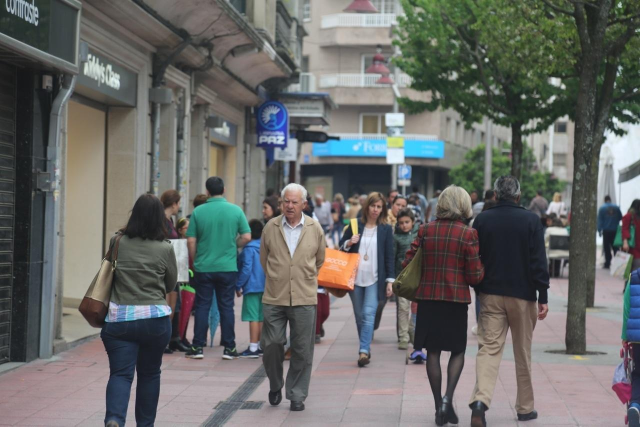
#> input picture prueba.jpg, 1280 x 853 px (shown at 1/2 size)
$ python prueba5.py
#> lines starting #> are read from the running program, lines starting #| are printed output that depends on the picture; after the words box and inside, x2 and y2 are one past the last pixel; in counts of white or black regions, pixels touching at a corner belong together
from __future__ import print_function
from imutils.object_detection import non_max_suppression
import numpy as np
import cv2
import imutils

image = cv2.imread("prueba.jpg")
#> image is the input picture: shape (853, 1280, 3); mean B, G, R 103.4, 105.5, 104.2
#resize image -scale
scale = 1.0
w = int(image.shape[1] / scale)
#> w = 1280
image = imutils.resize(image, width=w)
#image = imutils.resize(image, width=min(400, image.shape[1]))
# initialize the HOG descriptor/person detector
hog = cv2.HOGDescriptor()
hog.setSVMDetector(cv2.HOGDescriptor_getDefaultPeopleDetector())

orig = image.copy()

# detect people in the image
(rects, weights) = hog.detectMultiScale(image, winStride=(4, 4),
                                        padding=(8, 8), scale=1.05)
#> rects = [[177, 490, 78, 155], [1045, 505, 74, 148], [637, 372, 74, 147], [1170, 369, 97, 194], [991, 576, 99, 199], [480, 579, 133, 266], [1083, 469, 144, 286], [685, 380, 197, 394], [816, 291, 182, 366], [307, 300, 247, 494], [435, 317, 275, 536], [869, 283, 298, 570]]; weights = [0.558, 0.347, 1.53, 3.24, 0.136, 0.793, 0.424, 0.752, 0.42, 3.91, 1.79, 0.186]

 # draw the original bounding boxes
for (x, y, w, h) in rects:
           cv2.rectangle(orig, (x, y), (x + w, y + h), (0, 0, 255), 2)
#> this loop made 12 passes
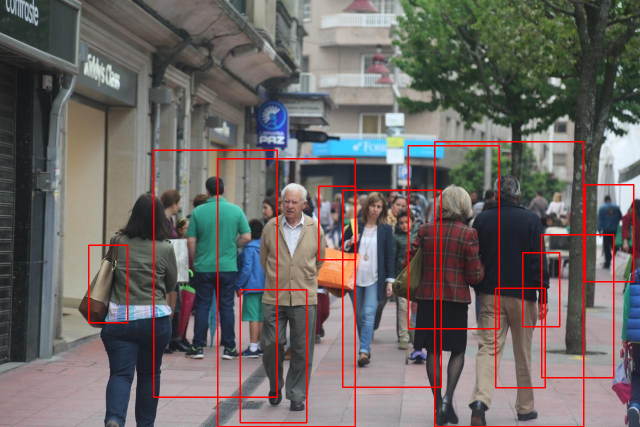
#> orig: shape (853, 1280, 3) (shown at 1/2 size); 2.95% of pixels changed, all inside (x1, y1, x2, y2) = (176, 282, 1269, 853)

 # apply non-maxima suppression to the bounding boxes using a
 # fairly large overlap threshold to try to maintain overlapping
 # boxes that are still people
rects = np.array([[x, y, x + w, y + h] for (x, y, w, h) in rects])
#> rects = [[177, 490, 255, 645], [1045, 505, 1119, 653], [637, 372, 711, 519], [1170, 369, 1267, 563], [991, 576, 1090, 775], [480, 579, 613, 845], [1083, 469, 1227, 755], [685, 380, 882, 774], [816, 291, 998, 657], [307, 300, 554, 794], [435, 317, 710, 853], [869, 283, 1167, 853]]
pick = non_max_suppression(rects, probs=None, overlapThresh=0.65)
#> pick = [[869, 283, 1167, 853], [435, 317, 710, 853], [307, 300, 554, 794], [685, 380, 882, 774], [1083, 469, 1227, 755], [177, 490, 255, 645], [1170, 369, 1267, 563]]

 # draw the final bounding boxes
for (xA, yA, xB, yB) in pick:
             cv2.rectangle(image, (xA, yA), (xB, yB), (0, 255, 0), 2)
#> this loop made 7 passes
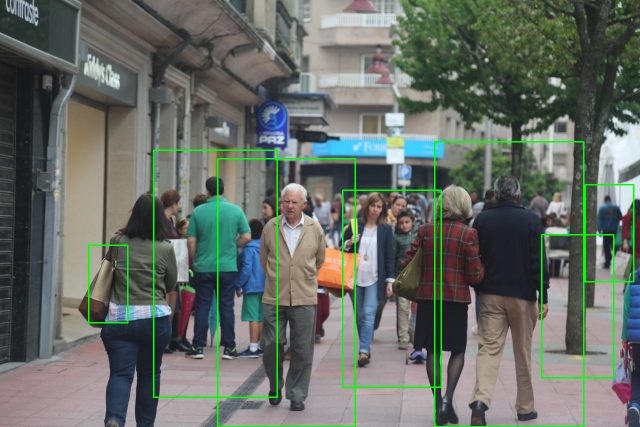
#> image: shape (853, 1280, 3) (shown at 1/2 size); 2.06% of pixels changed, all inside (x1, y1, x2, y2) = (176, 282, 1269, 853)

cv2.imshow("Output", orig)
cv2.imshow("OutputNMS", image)
cv2.waitKey(0)
cv2.destroyAllWindows()

$ run again, with person_063.bmp saved as prueba.jpg
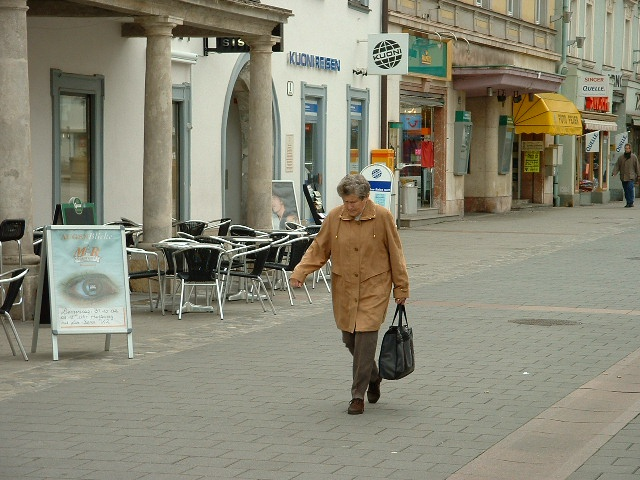
#> input picture person_063.bmp, 640 x 480 px
#> image is the input picture: shape (480, 640, 3); mean B, G, R 117.6, 135.4, 137.6
#> `(rects, weights) = hog.detectMultiScale(image, winStride=(4, 4), paddi..`: rects = [[299, 187, 132, 264], [344, 131, 79, 157]]; weights = [2.7, 0.378]
#> the loop `for (x, y, w, h) in rects:` made 2 passes
#> after the loop `for (x, y, w, h) in rects:`:
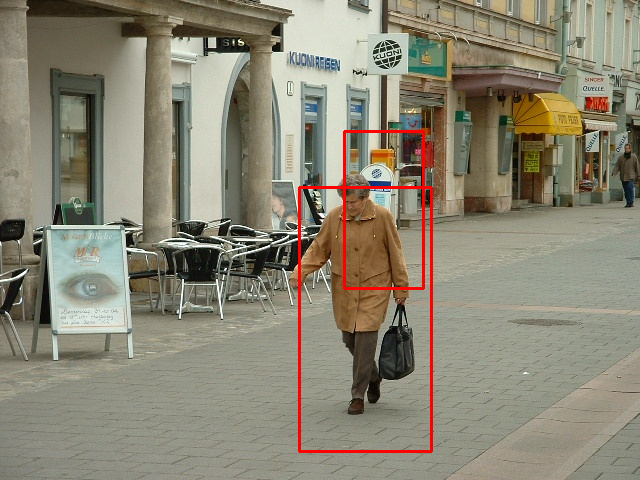
#> orig: shape (480, 640, 3); 1.23% of pixels changed, all inside (x1, y1, x2, y2) = (298, 130, 433, 453)
#> `rects = np.array([[x, y, x + w, y + h] for (x, y, w, h) in rects])`: rects = [[299, 187, 431, 451], [344, 131, 423, 288]]
#> the loop `for (xA, yA, xB, yB) in pick:` made 2 passes
#> after the loop `for (xA, yA, xB, yB) in pick:`:
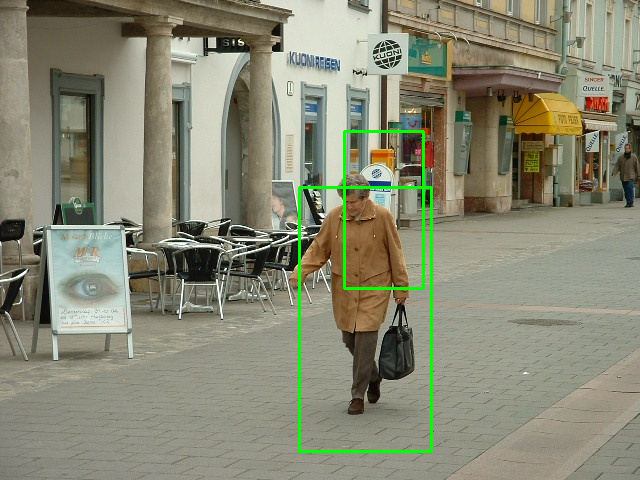
#> image: shape (480, 640, 3); 1.23% of pixels changed, all inside (x1, y1, x2, y2) = (298, 130, 433, 453)

$ run again, with person_390.bmp saved as prueba.jpg
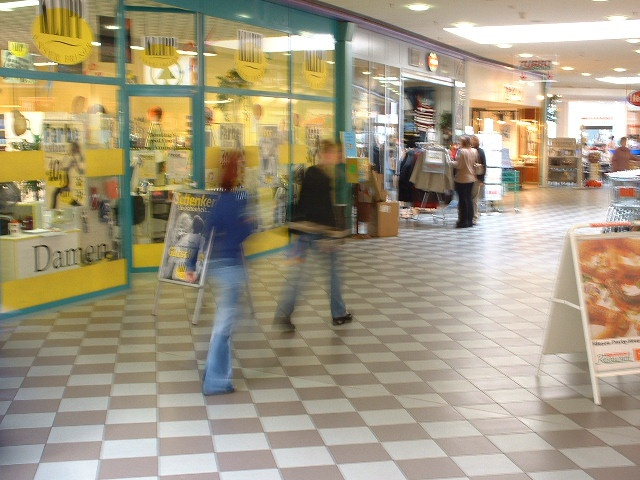
#> input picture person_390.bmp, 640 x 480 px
#> image is the input picture: shape (480, 640, 3); mean B, G, R 129.7, 154.1, 164.6
#> `(rects, weights) = hog.detectMultiScale(image, winStride=(4, 4), paddi..`: rects = [[431, 111, 73, 145], [161, 179, 123, 245], [251, 96, 140, 280]]; weights = [3.15, 1.4, 0.636]
#> the loop `for (x, y, w, h) in rects:` made 3 passes
#> after the loop `for (x, y, w, h) in rects:`:
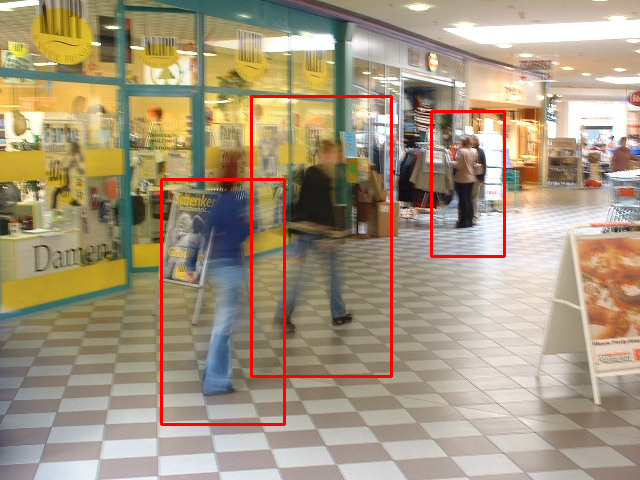
#> orig: shape (480, 640, 3); 1.96% of pixels changed, all inside (x1, y1, x2, y2) = (160, 95, 506, 426)
#> `rects = np.array([[x, y, x + w, y + h] for (x, y, w, h) in rects])`: rects = [[431, 111, 504, 256], [161, 179, 284, 424], [251, 96, 391, 376]]
#> pick = [[161, 179, 284, 424], [251, 96, 391, 376], [431, 111, 504, 256]]
#> the loop `for (xA, yA, xB, yB) in pick:` made 3 passes
#> after the loop `for (xA, yA, xB, yB) in pick:`:
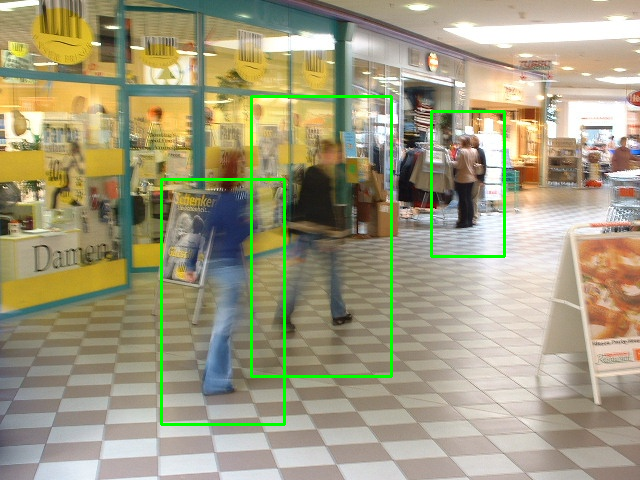
#> image: shape (480, 640, 3); 1.96% of pixels changed, all inside (x1, y1, x2, y2) = (160, 95, 506, 426)
